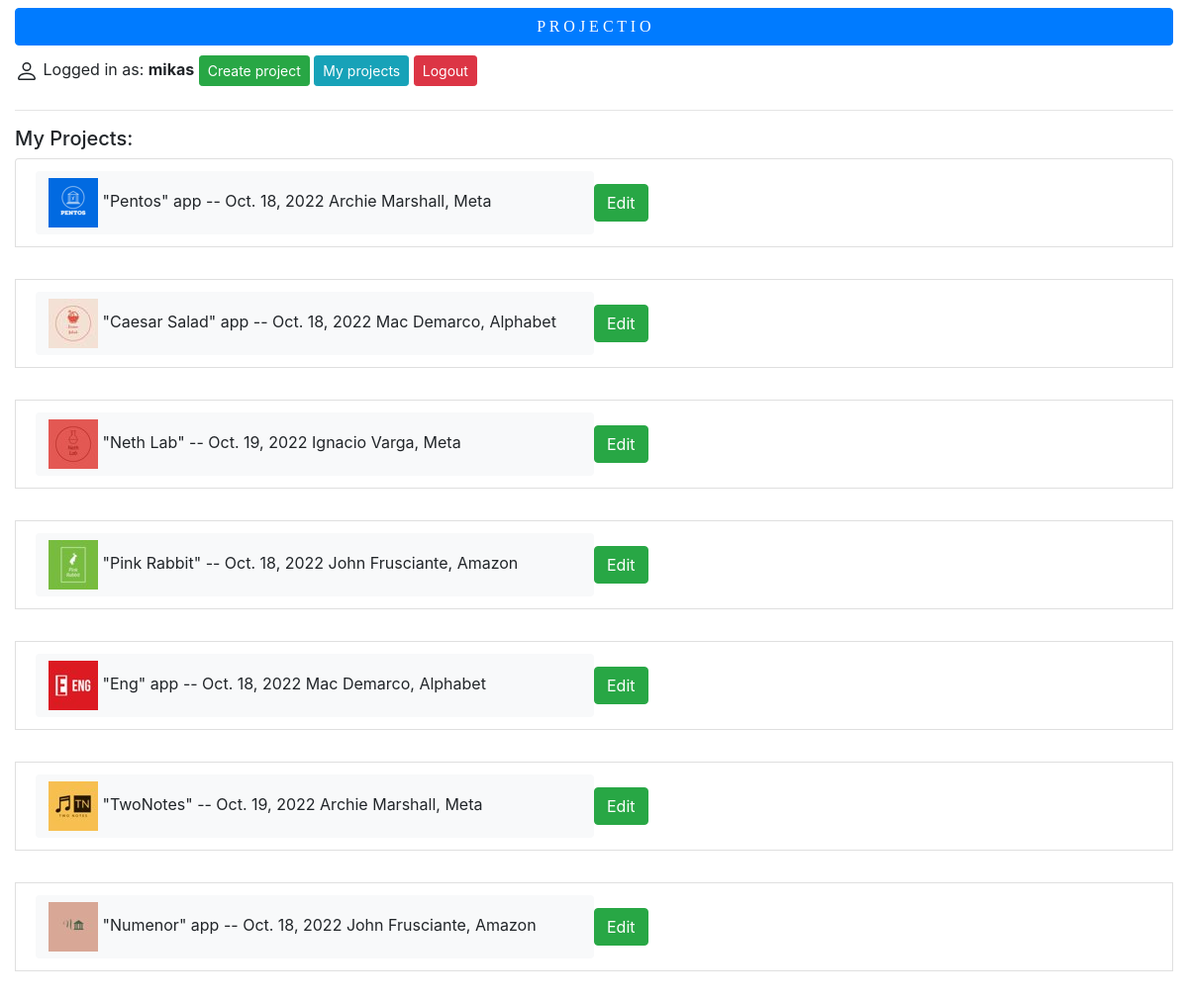
The app's page /myprojects/ (signed in) with its own data.
### base/models.py (models this page shows, shortened)
class Project(models.Model):
    name = models.CharField('Name', max_length=100)
    start_date = models.DateField('Start date')
    end_date = models.DateField('End date')
    client = models.ForeignKey(Client, on_delete=models.SET_NULL, null=True, related_name='projects')
    user = models.ForeignKey(User, on_delete=models.SET_NULL, null=True)
    employees = models.ManyToManyField(Employee, related_name='projects')
    invoice = models.ForeignKey(Invoice, on_delete=models.SET_NULL, null=True)
    description = HTMLField()
    logo = models.ImageField('Project logo', upload_to='logos', null=True, default='no-image.jpg')

class Client(models.Model):
    f_name = models.CharField('First name', max_length=100)
    l_name = models.CharField('Last name', max_length=100)
    company = models.CharField('Company', max_length=100)
    contacts = models.CharField('Contacts', max_length=100)
    def __str__(self):
        return self.f_name + ' ' + self.l_name

### base/views.py (the view)
# urls.py: path('myprojects/', views.ProjectsByUserListView.as_view(), name='my-projects'),
class ProjectsByUserListView(LoginRequiredMixin, generic.ListView):
    model = Project
    template_name = 'base/user_projects.html'
    def get_queryset(self):
        return Project.objects.filter(user=self.request.user)

### base/templates/base/user_projects.html (shortened to what this page needs)
{% extends 'main.html' %}
{% block content %}
{% load static %}
<h5 class="container-fluid">My Projects:</h5>
<div class="container-fluid">
    <ul class="list-group">
        {% if project_list %}
        {% for project in project_list %}
        <li class="list-group-item">
            <a type="button" class="btn btn-xl w-50 text-left bg-light" href="{% url 'project' project.pk %}">
                {% if project.logo %}
                <img src="{{ project.logo.url }}">
                {% else %}
                <img src="{% static 'img/no-image.png' %}">
                {% endif %}
                {{project.name}} --
                {{project.start_date}} {{project.client}},
                {{project.client.company}}
                <a type="button" class="btn btn-success btn- w-15 text-left" href="{% url 'update-project' project.id %}">
                    Edit
                </a>
            </a>
        </li>
        {% endfor %}
    </ul>
    {% else %}
    <h4 class="container-fluid">You don't manage any projects currently</h4>
    {% endif %}
</div>
{% endblock %}

### templates/navbar.html (shortened to what this page needs)
{% load static %}
<h1 class="container-fluid">
    <a style="font-family: Impact" type="button" class="btn btn-primary w-100 text-center" href="/">P R O J E C T I O</a>
</h1>
{% if request.user.is_authenticated %}
<div class="container-fluid">
    Logged in as: <strong>{{user.get_username}}</strong>
    <a type="button" class="btn btn-success btn-sm" href="{% url 'create-project' %}">Create project </a>
    <a type="button" class="btn btn-info btn-sm" href="{% url 'my-projects' %}">My projects </a>
    <a type="button" class="btn btn-danger btn-sm" href="{% url 'logout' %}">Logout</a>
    {% else %}
    <div class="container-fluid"><a type="button" class="btn btn-primary btn-sm" href="{% url 'login' %}">Login</a>
    </div>
    {% endif %}
    <hr class="mt-4 mb-6">
</div>

### records on screen
Project: logo (picture), name "\"Pentos\" app", start_date "Oct. 18, 2022", client "Archie Marshall", client.company "Meta"
Project: logo (picture), name "\"Caesar Salad\" app", start_date "Oct. 18, 2022", client "Mac Demarco", client.company "Alphabet"
Project: logo (picture), name "\"Neth Lab\"", start_date "Oct. 19, 2022", client "Ignacio Varga", client.company "Meta"
Project: logo (picture), name "\"Pink Rabbit\"", start_date "Oct. 18, 2022", client "John Frusciante", client.company "Amazon"
Project: logo (picture), name "\"Eng\" app", start_date "Oct. 18, 2022", client "Mac Demarco", client.company "Alphabet"
Project: logo (picture), name "\"TwoNotes\"", start_date "Oct. 19, 2022", client "Archie Marshall", client.company "Meta"
Project: logo (picture), name "\"Numenor\" app", start_date "Oct. 18, 2022", client "John Frusciante", client.company "Amazon"

### other values on screen
{{ user.get_username }} "mikas"
